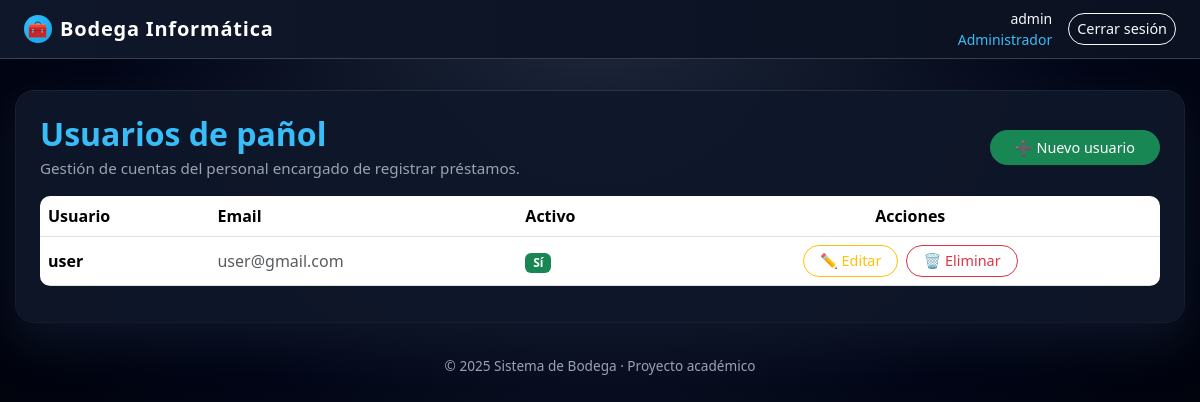
Screenshot of /panoles/ (signed in) with the database file from the repository.
### informatica/models.py (models this page shows, shortened)
class Usuario(AbstractUser):
    ROL_CHOICES = (
        ('ADMIN', 'Administrador'),
        ('PANOL', 'Pañol'),
    )
    rol = models.CharField(max_length=10, choices=ROL_CHOICES)

### informatica/decorators.py (the view)
        @login_required
        def _wrapped_view(request, *args, **kwargs):
            if getattr(request.user, 'rol', None) == rol:
                return view_func(request, *args, **kwargs)
            return HttpResponseForbidden("No tienes permiso para acceder a esta página.")

### informatica/views.py (called while the page is built)
@rol_requerido('ADMIN')
def panol_user_list(request):
    usuarios = Usuario.objects.filter(rol='PANOL')
    return render(request, 'panol_user_list.html', {'usuarios': usuarios})

### informatica/templates/panol_user_list.html (shortened to what this page needs)
{% extends 'base.html' %}
{% block content %}
<div class="d-flex justify-content-between align-items-center mb-3">
    <div>
        <h2 class="text-accent fw-semibold mb-1">Usuarios de pañol</h2>
        <p class="card-main-lead mb-0">
            Gestión de cuentas del personal encargado de registrar préstamos.
        </p>
    </div>
    <a class="btn btn-success px-4" href="{% url 'panol_user_create' %}">
        ➕ Nuevo usuario
    </a>
</div>
<table class="table align-middle">
    <thead>
        <tr>
            <th scope="col">Usuario</th>
            <th scope="col">Email</th>
            <th scope="col">Activo</th>
            <th scope="col" class="text-center">Acciones</th>
        </tr>
    </thead>
    <tbody>
    {% for u in usuarios %}
        <tr>
            <td class="fw-semibold">{{ u.username }}</td>
            <td class="text-muted">{{ u.email }}</td>
            <td>
                {% if u.is_active %}
                    <span class="badge bg-success">Sí</span>
                {% else %}
                    <span class="badge bg-danger">No</span>
                {% endif %}
            </td>
            <td class="text-center">
                <div class="d-flex justify-content-center gap-2">
                    <a class="btn btn-sm btn-outline-warning px-3" href="{% url 'panol_user_update' u.pk %}">
                        ✏️ Editar
                    </a>
                    <a class="btn btn-sm btn-outline-danger px-3" href="{% url 'panol_user_delete' u.pk %}">
                        🗑️ Eliminar
                    </a>
                </div>
            </td>
        </tr>
    {% empty %}
        <tr>
            <td colspan="4" class="text-center text-muted py-3">
                No hay usuarios de pañol registrados.
            </td>
        </tr>
    {% endfor %}
    </tbody>
</table>
{% endblock %}

### informatica/templates/base.html (shortened to what this page needs)
{% load static %}
<!DOCTYPE html>
<html lang="es">
<head>
    <link href="https://cdn.jsdelivr.net/npm/bootstrap@5.3.3/dist/css/bootstrap.min.css" rel="stylesheet">
</head>
<body>
<nav class="navbar navbar-expand-lg navbar-dark">
    <div class="container-fluid px-4">
        <a class="navbar-brand" href="{% url 'home' %}">
            <span class="icon">🧰</span>
            <span class="label">Bodega Informática</span>
        </a>
        <div class="d-flex align-items-center">
            {% if user.is_authenticated %}
                <span class="text-light me-3 small text-end">
                    {{ user.username }}<br>
                    {% if user.rol %}
                        <span class="text-accent">{{ user.get_rol_display }}</span>
                    {% endif %}
                </span>
                <a class="btn btn-outline-light btn-sm" href="{% url 'logout' %}">Cerrar sesión</a>
            {% endif %}
        </div>
    </div>
</nav>
<div class="container-content">
    <div class="card-main">
        {% block content %}{% endblock %}
    </div>
</div>
<footer>
    <p>© {% now "Y" %} Sistema de Bodega · Proyecto académico</p>
</footer>
</body>
</html>

### informatica/templates/base.html (style rules this page uses)
:root { --bg-main: #020617; --bg-card: rgba(15, 23, 42, 0.92); --border-soft: rgba(148, 163, 184, 0.25); --text-main: #e5e7eb; --text-muted: #9ca3af; --accent: #38bdf8; --accent-2: #22c55e; }
* { box-sizing: border-box; }
body { margin: 0; min-height: 100vh; background: radial-gradient(circle at top, #1e293b 0, #020617 50%, #000 100%); font-family: system-ui, -apple-system, BlinkMacSystemFont, "Segoe UI", Roboto, sans-serif; color: var(--text-main); }
.navbar { background: linear-gradient(90deg, #0f172a, #0b1120); border-bottom: 1px solid rgba(148, 163, 184, 0.3); backdrop-filter: blur(10px); }
.navbar-brand { font-weight: 600; letter-spacing: 0.04em; display: flex; align-items: center; gap: 8px; }
.navbar-brand span.icon { display: inline-flex; width: 28px; height: 28px; border-radius: 999px; align-items: center; justify-content: center; background: radial-gradient(circle at 30% 30%, #38bdf8, #0ea5e9); color: #0b1120; font-size: 16px; }
.container-content { max-width: 1200px; margin: 32px auto 24px auto; padding: 0 16px; }
.card-main { border-radius: 18px; padding: 24px 24px 20px 24px; background: var(--bg-card); box-shadow: 0 18px 45px rgba(15, 23, 42, 0.9), 0 0 0 1px rgba(148, 163, 184, 0.2); }
.card-main-lead { color: var(--text-muted); font-size: 0.95rem; }
.text-accent { color: var(--accent); }
.table { border-radius: 10px; overflow: hidden; margin-top: 10px; }
.table thead { background: linear-gradient(90deg, #0f172a, #020617); color: #e5e7eb; }
.btn { border-radius: 999px; font-size: 0.9rem; }
.btn-outline-light { border-radius: 999px; }
footer { margin-top: 20px; padding: 10px 0 18px 0; text-align: center; color: var(--text-muted); font-size: 0.85rem; }

### rows the page displays
Usuario: username "admin", rol "Administrador"
Usuario: username "user", email "user@gmail.com", is_active "Sí"
